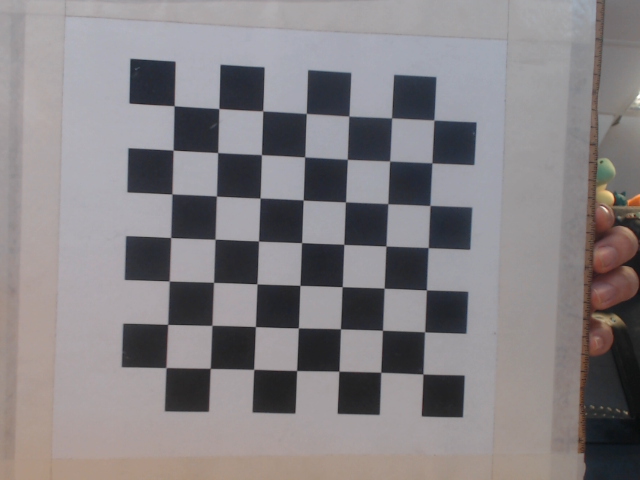
#> input picture Images/img0.png, 640 x 480 px; its folder holds 5 pictures in this run
$ python cameraCalibration.py
#> lines starting #> are read from the running program, lines starting #| are printed output that depends on the picture; after the words box and inside, x2 and y2 are one past the last pixel; in counts of white or black regions, pixels touching at a corner belong together
import numpy as np
import cv2 as cv
import glob
import pickle

################ FIND CHESSBOARD CORNERS - OBJECT POINTS AND IMAGE POINTS #############################
chessboardSize = (7,7)
frameSize = (640,480)

# termination criteria
criteria = (cv.TERM_CRITERIA_EPS + cv.TERM_CRITERIA_MAX_ITER, 30, 0.001)

# prepare object points, like (0,0,0), (1,0,0), (2,0,0) ....,(6,5,0)
objp = np.zeros((chessboardSize[0] * chessboardSize[1], 3), np.float32)
objp[:,:2] = np.mgrid[0:chessboardSize[0],0:chessboardSize[1]].T.reshape(-1,2)

size_of_chessboard_squares_mm = 24
objp = objp * size_of_chessboard_squares_mm

# Arrays to store object points and image points from all the images.
objpoints = [] # 3d point in real world space
imgpoints = [] # 2d points in image plane.

images = glob.glob('Balises Fixes/images/*.png')

if not images:
    print("No images found in the specified directory.")
    exit()

print(f"Found {len(images)} images for calibration.")

for image in images:
    img = cv.imread(image)
#> img is the input picture: shape (480, 640, 3); mean B, G, R 132.3, 129.7, 133.8
        # Check if the image is loaded correctly
    if img is None:
        print(f"Could not load image: {images}")
        continue

    gray = cv.cvtColor(img, cv.COLOR_BGR2GRAY)
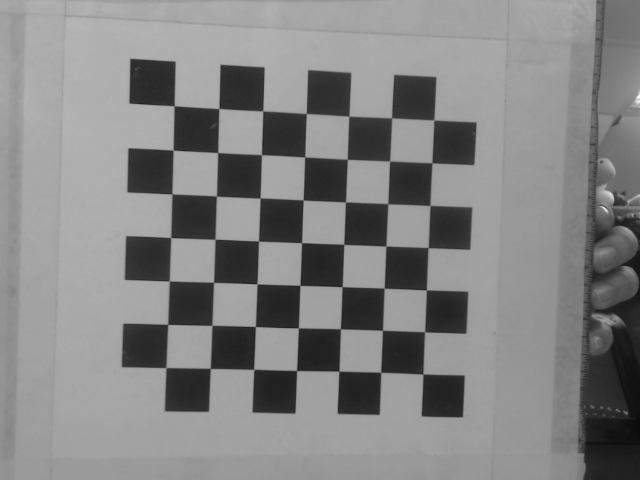
#> gray: shape (480, 640); min 11, max 254, mean 131.2

    # Find the chess board corners
    ret, corners = cv.findChessboardCorners(gray, chessboardSize, None)
#> ret = True; corners = 49 rows, first 8: [174.7, 105.1], [218.8, 108.5], [262.6, 111.3], [306.1, 113.4], [349.1, 115.8], [390.6, 117.2], [433.8, 120], [172.5, 149.4]

    # If found, add object points, image points (after refining them)
    if ret == True:

        objpoints.append(objp)
        corners2 = cv.cornerSubPix(gray, corners, (11,11), (-1,-1), criteria)
#> corners2 = 49 rows, first 8: [174.1, 105.7], [218.8, 108.5], [262.7, 110.9], [306.3, 113.5], [348.9, 116.1], [391.6, 117.9], [433.9, 120], [173.1, 150.2]
        imgpoints.append(corners)

        # Draw and display the corners
        cv.drawChessboardCorners(img, chessboardSize, corners2, ret)
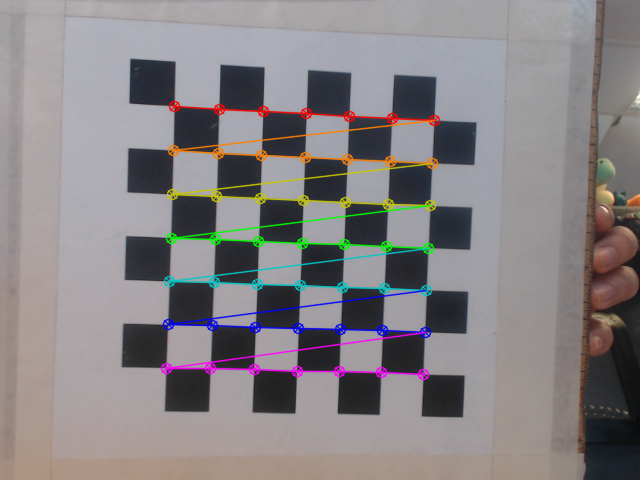
#> img: shape (480, 640, 3); 4.55% of pixels changed, all inside (x1, y1, x2, y2) = (160, 100, 441, 381)
        cv.imshow('img', img)
        cv.waitKey(1000)
#> pass 2 of the loop `for image in images:`:
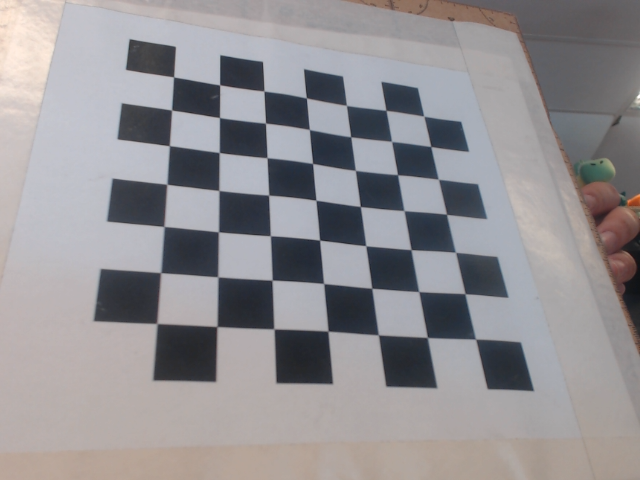
#> input picture Images/img1.png, 640 x 480 px
#> img is the input picture: shape (480, 640, 3); mean B, G, R 146.8, 143.7, 146.2
#> corners = 49 rows, first 8: [173.7, 76.76], [219.8, 84.78], [264, 91.01], [307.4, 98.98], [346.5, 104.5], [386, 110.5], [424, 115.7], [171.7, 110.2]
#> corners2 = 49 rows, first 8: [173.6, 76.95], [219.7, 84.89], [263.9, 91.02], [306.4, 97.92], [346.4, 105.4], [386, 110.4], [423.8, 116.2], [171.6, 110.1]
#> `cv.drawChessboardCorners(img, chessboardSize, corners2, ret)`:
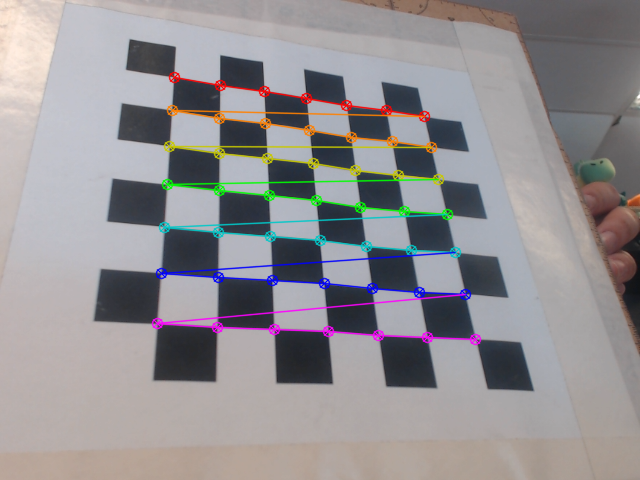
#> img: shape (480, 640, 3); 4.78% of pixels changed, all inside (x1, y1, x2, y2) = (151, 71, 482, 346)
#> pass 3 of the loop `for image in images:`:
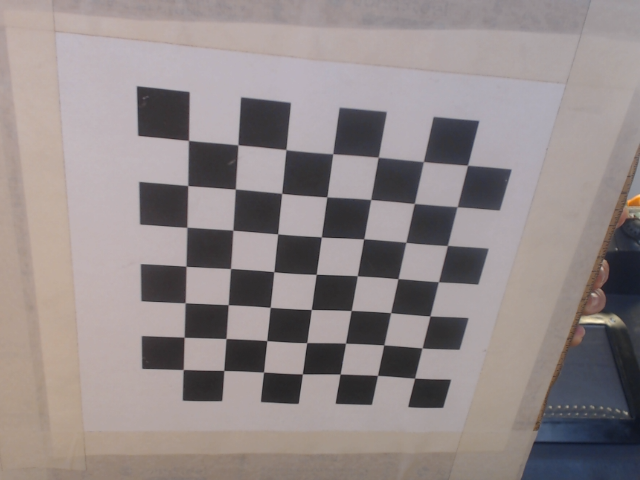
#> input picture Images/img10.png, 640 x 480 px
#> img is the input picture: shape (480, 640, 3); mean B, G, R 137.4, 137.4, 146.5
#> `gray = cv.cvtColor(img, cv.COLOR_BGR2GRAY)`:
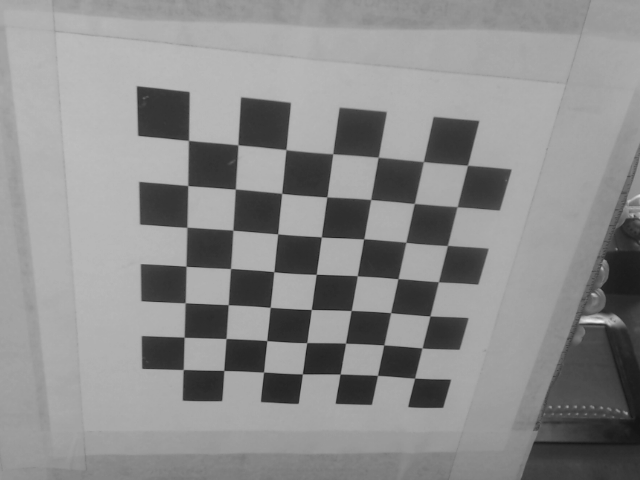
#> gray: shape (480, 640); min 20, max 244, mean 140.1
#> corners = 49 rows, first 8: [189.1, 139.7], [237.4, 144.3], [286, 149.6], [332.4, 153.5], [378.5, 156.9], [422.8, 161], [467.6, 165.1], [187.8, 185.5]
#> corners2 = 49 rows, first 8: [188.5, 140.4], [237.9, 144.8], [286, 149.6], [332.7, 153.8], [378.2, 157.3], [423.3, 161.6], [467.5, 165.3], [187.7, 185.6]
#> `cv.drawChessboardCorners(img, chessboardSize, corners2, ret)`:
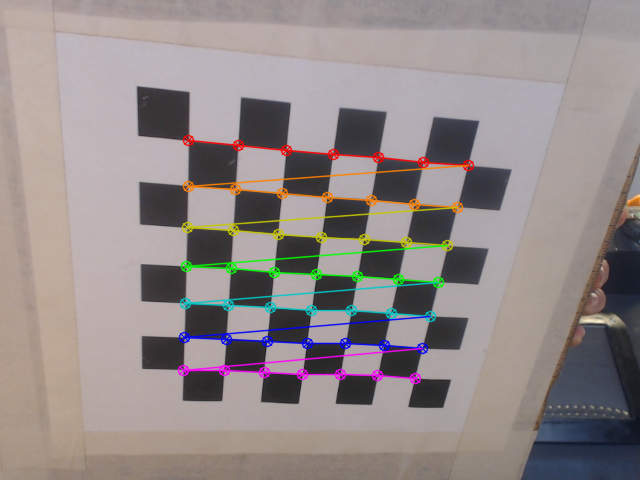
#> img: shape (480, 640, 3); 4.47% of pixels changed, all inside (x1, y1, x2, y2) = (177, 134, 475, 385)
#> the loop made 5 passes; the first 3 are shown

cv.destroyAllWindows()

############## CALIBRATION #######################################################

ret, cameraMatrix, dist, rvecs, tvecs = cv.calibrateCamera(objpoints, imgpoints, frameSize, None, None)

# Save the camera calibration result for later use (we won't worry about rvecs / tvecs)
pickle.dump((cameraMatrix, dist), open( 'Balises Fixes/Resultat Calibration/calibration.pkl', "wb" ))
pickle.dump(cameraMatrix, open( 'Balises Fixes/Resultat Calibration/cameraMatrix.pkl', "wb" ))
pickle.dump(dist, open( 'Balises Fixes/Resultat Calibration/dist.pkl', "wb" ))

############## UNDISTORTION #####################################################

img = cv.imread('Balises Fixes/images/img5.png')
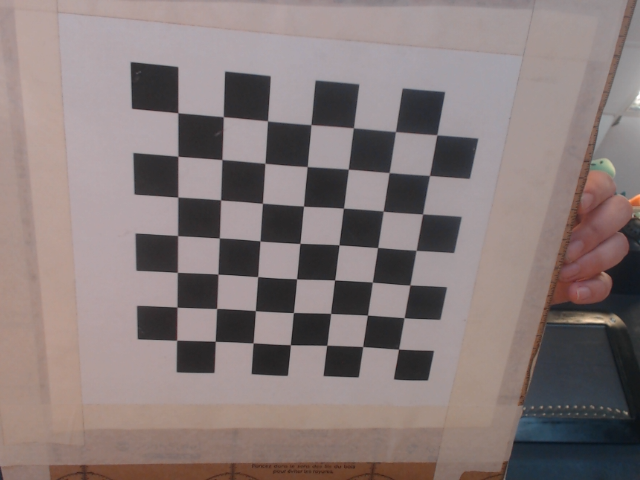
#> input picture Images/img5.png, 640 x 480 px, found by its file name
#> img is the input picture: shape (480, 640, 3); mean B, G, R 121.8, 122.8, 135.6
h,  w = img.shape[:2]
#> h = 480; w = 640
newCameraMatrix, roi = cv.getOptimalNewCameraMatrix(cameraMatrix, dist, (w,h), 1, (w,h))

# Undistort
dst = cv.undistort(img, cameraMatrix, dist, None, newCameraMatrix)

# crop the image
x, y, w, h = roi
dst = dst[y:y+h, x:x+w]
#> dst: shape (474, 635, 3)
cv.imwrite('Balises Fixes/Resultat Calibration/caliResult1.png', dst)

# Undistort with Remapping
mapx, mapy = cv.initUndistortRectifyMap(cameraMatrix, dist, None, newCameraMatrix, (w,h), 5)
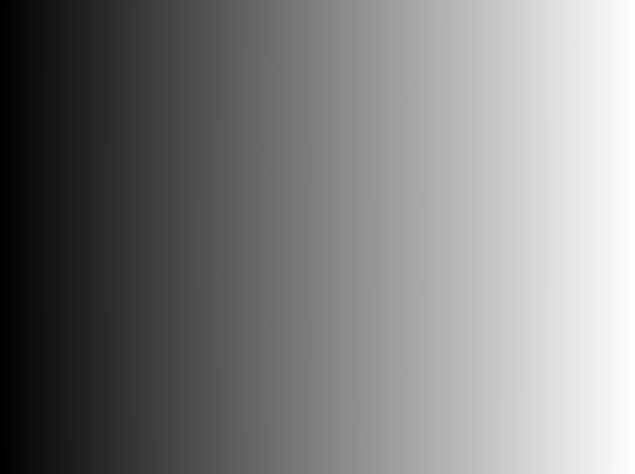
#> mapx: shape (474, 635) float32; min -2.03, max 635.6, mean 317.9; drawn with min black and max white
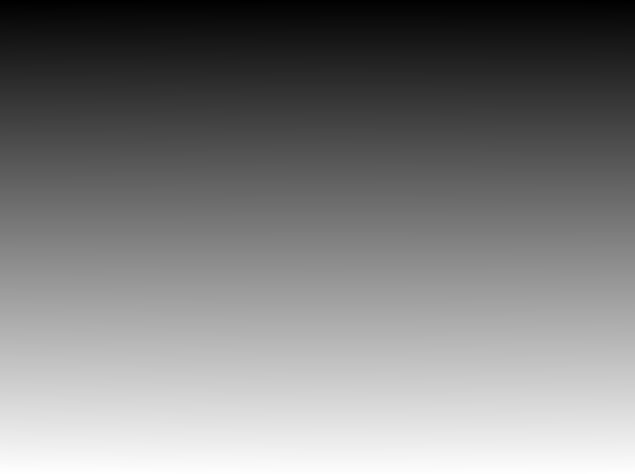
#> mapy: shape (474, 635) float32; min -2.72, max 475.6, mean 236.3; drawn with min black and max white
dst = cv.remap(img, mapx, mapy, cv.INTER_LINEAR)
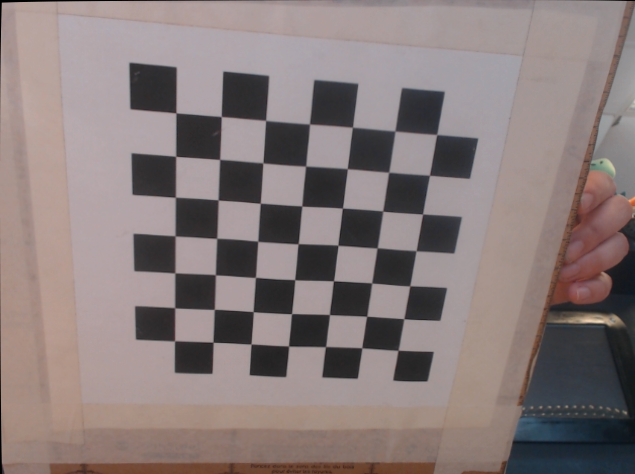
#> dst: shape (474, 635, 3); mean B, G, R 122.4, 123.3, 136

# crop the image
x, y, w, h = roi
dst = dst[y:y+h, x:x+w]
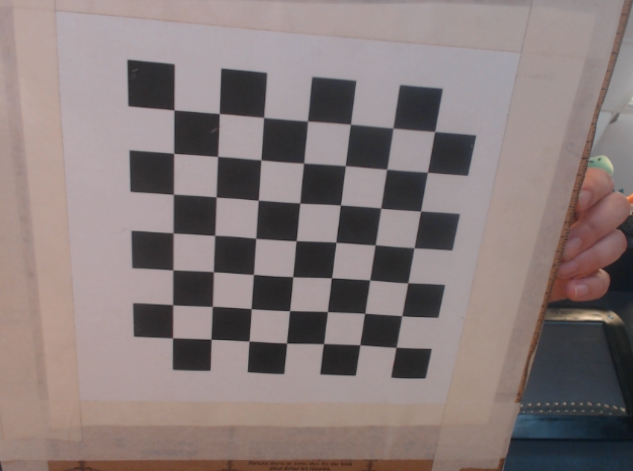
#> dst: shape (471, 633, 3); mean B, G, R 122.5, 123.4, 136.1
cv.imwrite('Balises Fixes/Resultat Calibration/caliResult2.png', dst)

# Reprojection Error
mean_error = 0

for i in range(len(objpoints)):
    imgpoints2, _ = cv.projectPoints(objpoints[i], rvecs[i], tvecs[i], cameraMatrix, dist)
    error = cv.norm(imgpoints[i], imgpoints2, cv.NORM_L2)/len(imgpoints2)
    mean_error += error

print( "total error: {}".format(mean_error/len(objpoints)) )
